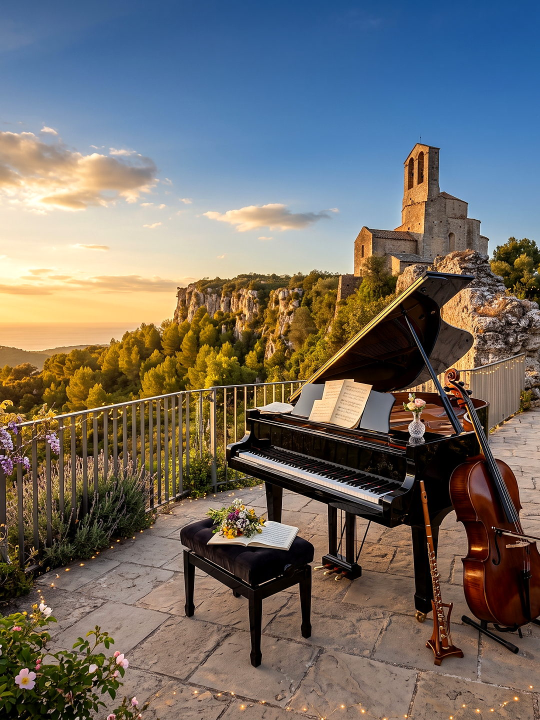
#> input picture assets/img/hero-olerdola-mobil.jpg, 1080 x 1440 px (shown at 1/2 size)
$ python genera-hero.py ../assets/img/hero-olerdola-mobil.jpg
#> lines starting #> are read from the running program, lines starting #| are printed output that depends on the picture
#!/usr/bin/env python3
"""
Prepara les imatges de fons de la portada a partir de l'original quadrat.

    python3 eines/genera-hero.py [ruta/de/l/original.jpeg]

Per defecte busca l'original a ~/Downloads/olerdola/Best.jpeg (a la carpeta de
Windows). L'original és quadrat (2048x2048) i el hero és panoràmic, així que en
fem dos retalls triats a mà:

  · hero-olerdola        16:9 — pantalles amples. Retall vertical al 35 %,
                         que és el que deixa el campanar sencer i, a la
                         vegada, no talla el teclat del piano.
  · hero-olerdola-mobil  3:4  — mòbils en vertical. Retall horitzontal al
                         40 %, que manté el violoncel i la glicina.

De cada retall se'n desen dues versions, WebP i JPEG progressiu. El WebP és el
que serveix el navegador (la meitat de pes amb més detall) i el JPEG hi és
només com a recanvi; el CSS els ofereix tots dos amb image-set().
"""

from __future__ import annotations

import sys
from pathlib import Path

from PIL import Image, ImageEnhance, ImageFilter

ORIGEN_PER_DEFECTE = Path(
    '/mnt/c/Users/xroig/Downloads/olerdola/Best.jpeg'
)

# (nom base, relació amplada/alçada, posició del retall, amplada final)
#
# La portada ja no va darrere cap filtre d'enfosquiment, o sigui que el detall
# de la foto es veu tal com és i val la pena servir-la gran: 1920 px per a les
# pantalles amples i 1080 px per als mòbils en vertical (400 punts a densitat
# doble o triple). En WebP pesen com el JPEG petit d'abans.
RETALLS = [
    ('hero-olerdola',        16 / 9, 0.35, 1920),
    ('hero-olerdola-mobil',   3 / 4, 0.40, 1080),
]

QUALITAT_JPEG = 82
QUALITAT_WEBP = 78

# Realçat que es fa a la imatge, un cop reduïda:
#
#  · L'enfocament recupera el detall del fullatge i de la pedra que es perd en
#    reduir amb LANCZOS. Va abans del color perquè treballa sobre la lluminositat.
#    No pugis del 55 %: cada punt de més infla el WebP, perquè la foto ja és
#    tota fullatge i el realçat li afegeix detall fi a cada branca.
#  · El contrast i la saturació donen cos a la posta de sol. Són suaus a
#    consciència: el gruix del realçat el fa el CSS, que és on es pot ajustar
#    sense tornar a generar els fitxers.
ENFOCAMENT = dict(radius=1.2, percent=55, threshold=3)
CONTRAST = 1.06
SATURACIO = 1.08


def retalla(src: Image.Image, relacio: float, posicio: float) -> Image.Image:
    """
    Retalla al format demanat. La posició (0..1) diu on es col·loca la finestra
    dins de l'excedent: en formats amples mou el retall amunt o avall, i en
    formats verticals l'esquerra o la dreta.
    """
    ample, alt = src.size
    if relacio >= ample / alt:
        # Més ample que l'original: retallem verticalment.
        nou_alt = round(ample / relacio)
        y = round((alt - nou_alt) * posicio)
        return src.crop((0, y, ample, y + nou_alt))

    # Més estret que l'original: retallem horitzontalment.
    nou_ample = round(alt * relacio)
    x = round((ample - nou_ample) * posicio)
    return src.crop((x, 0, x + nou_ample, alt))


def main() -> int:
    origen = Path(sys.argv[1]) if len(sys.argv) > 1 else ORIGEN_PER_DEFECTE
    if not origen.is_file():
        print(f'No trobo l\'original a {origen}', file=sys.stderr)
        print('Passa\'n la ruta com a argument.', file=sys.stderr)
        return 1

    src = Image.open(origen).convert('RGB')
#> src is the input picture: PIL image 1080x1440 RGB; mean R, G, B 113.1, 108.6, 103.7
    desti = Path(__file__).resolve().parent.parent / 'assets' / 'img'
    desti.mkdir(parents=True, exist_ok=True)

    print(f'Original : {origen.name}  {src.size[0]}x{src.size[1]}  '
          f'({origen.stat().st_size // 1024} KB)')
#| Original : hero-olerdola-mobil.jpg  1080x1440  (371 KB)

    for nom, relacio, posicio, ample_final in RETALLS:
        tallada = retalla(src, relacio, posicio)
        alt_final = round(ample_final / relacio)
        final = tallada.resize((ample_final, alt_final), Image.LANCZOS)

        final = final.filter(ImageFilter.UnsharpMask(**ENFOCAMENT))
        final = ImageEnhance.Contrast(final).enhance(CONTRAST)
        final = ImageEnhance.Color(final).enhance(SATURACIO)

        # El JPEG només el veu qui no té WebP, o sigui gairebé ningú; per això
        # va a una qualitat més continguda que el WebP.
        ruta_jpg = desti / f'{nom}.jpg'
        final.save(ruta_jpg, 'JPEG', quality=QUALITAT_JPEG, optimize=True,
                   progressive=True, subsampling=1)

        ruta_webp = desti / f'{nom}.webp'
        final.save(ruta_webp, 'WEBP', quality=QUALITAT_WEBP, method=6)

        print(f'  {nom:26} {ample_final}x{alt_final}  '
              f'webp {ruta_webp.stat().st_size // 1024} KB  ·  '
              f'jpg {ruta_jpg.stat().st_size // 1024} KB')
#> this loop made 2 passes
#> pass 1, in main, `tallada = retalla(src, relacio, posicio)`:
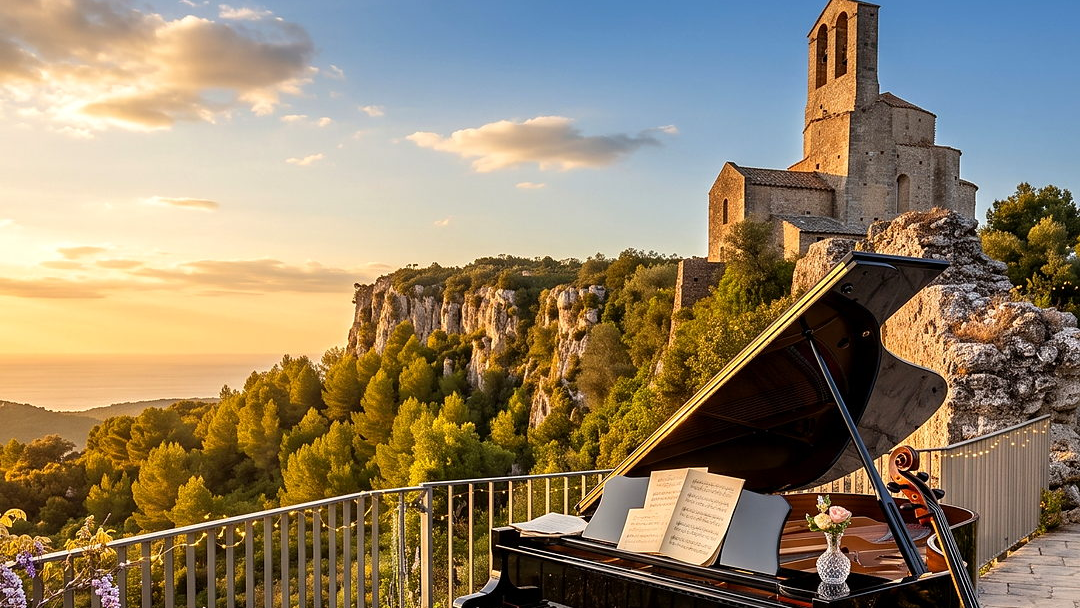
#> tallada: PIL image 1080x608 RGB; mean R, G, B 145.3, 130.1, 105.6

    return 0


if __name__ == '__main__':
    sys.exit(main())
#> (the program exits here)

$ run again, on assets/img/hero-olerdola.png
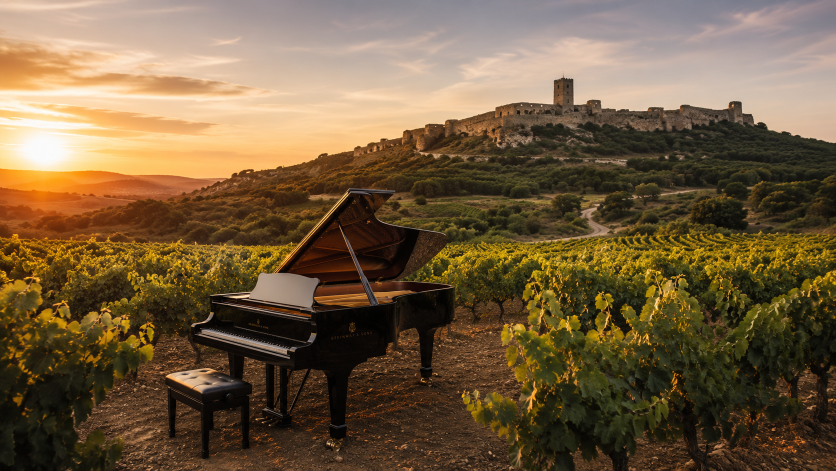
#> input picture assets/img/hero-olerdola.png, 1672 x 941 px (shown at 1/2 size)
#> in main, src is the input picture: PIL image 1672x941 RGB; mean R, G, B 115, 93, 64.2
#| Original : hero-olerdola.png  1672x941  (2398 KB)
#> the loop in main, `for nom, relacio, posicio, ample_final in RETALLS:` made 2 passes
#> pass 1, in main, `tallada = retalla(src, relacio, posicio)`:
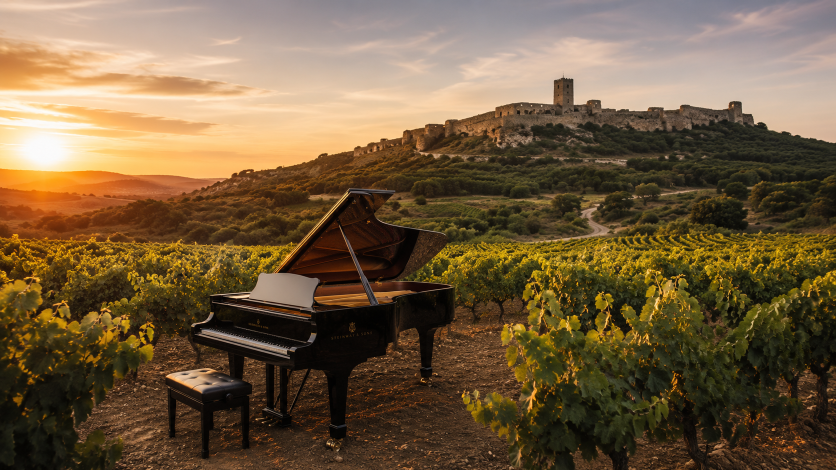
#> tallada: PIL image 1672x940 RGB (shown at 1/2 size); mean R, G, B 115, 93.1, 64.3
#> after the loop in main, `for nom, relacio, posicio, ample_final in RETALLS:`:
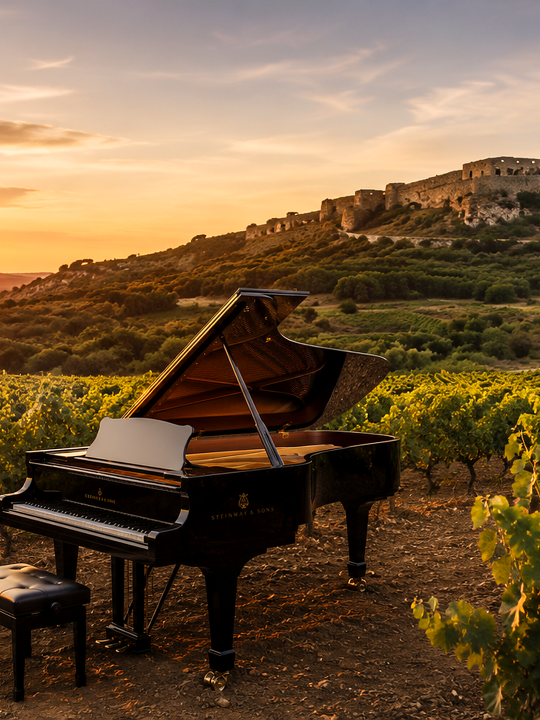
#> final: PIL image 1080x1440 RGB (shown at 1/2 size); mean R, G, B 114.8, 89.4, 61.1

$ run again, on assets/img/hero-olerdola.webp
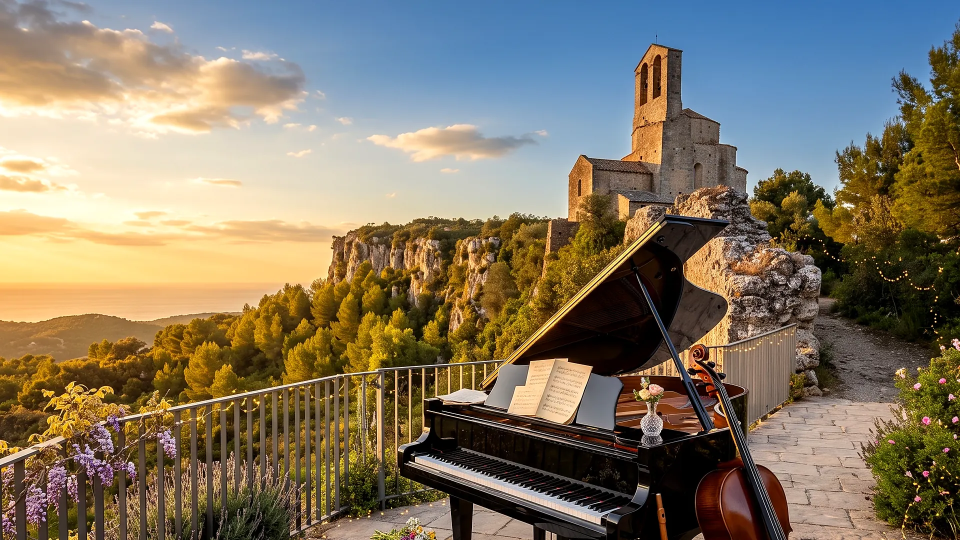
#> input picture assets/img/hero-olerdola.webp, 1920 x 1080 px (shown at 1/2 size)
#> in main, src is the input picture: PIL image 1920x1080 RGB; mean R, G, B 130, 119.3, 99.9
#| Original : hero-olerdola.webp  1920x1080  (368 KB)
#> the loop in main, `for nom, relacio, posicio, ample_final in RETALLS:` made 2 passes
#> pass 2, in main, `tallada = retalla(src, relacio, posicio)`:
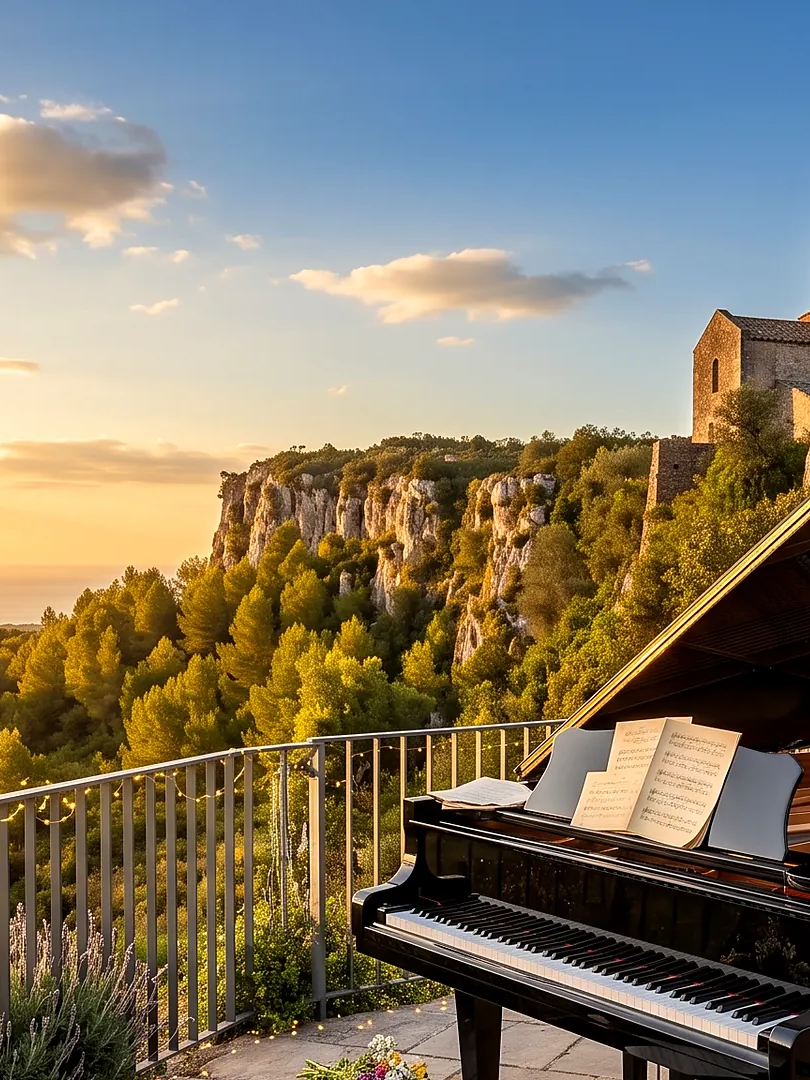
#> tallada: PIL image 810x1080 RGB; mean R, G, B 130.2, 122.7, 104.9
#> after the loop in main, `for nom, relacio, posicio, ample_final in RETALLS:`:
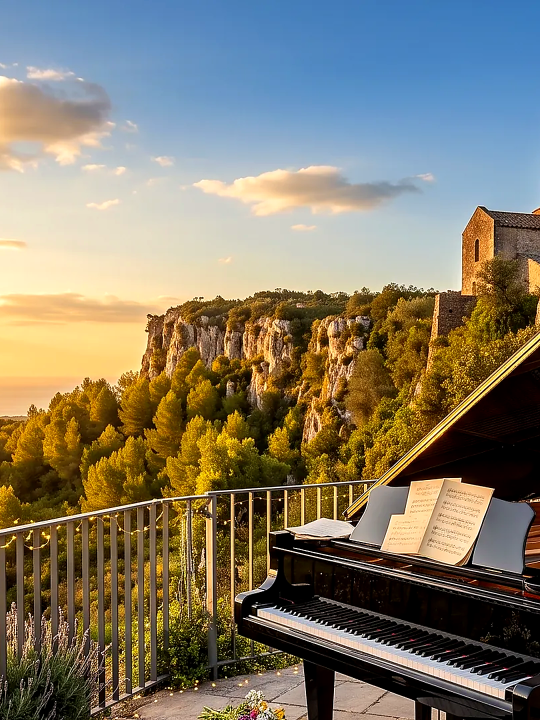
#> final: PIL image 1080x1440 RGB (shown at 1/2 size); mean R, G, B 129.7, 122.4, 104.4
